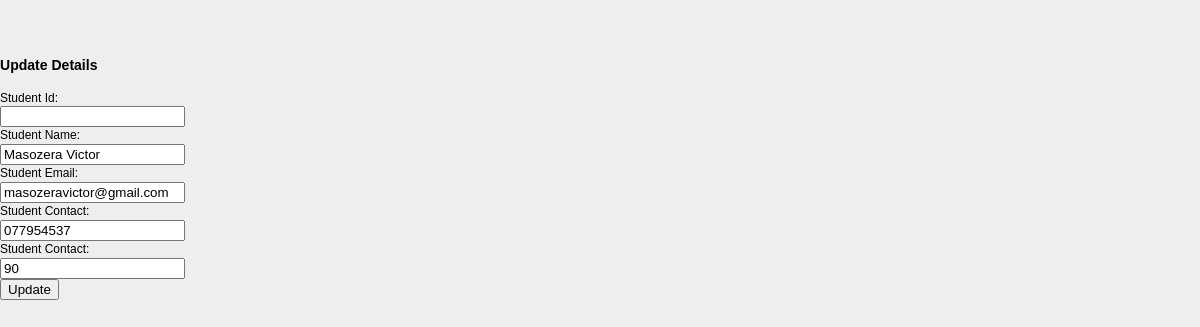
Page /edit/10 on the committed database.
### crudapp/models.py (models this page shows)
class Student(models.Model):
    sid = models.CharField(max_length=20)
    name    = models.CharField(max_length=100)
    email   = models.EmailField()
    contact = models.CharField(max_length=15)
    marks   = models.CharField(max_length=15)

### crudapp/views.py (the view)
# urls.py: path('edit/<int:id>', views.edit),
def edit(request, id):
    student = Student.objects.get(id=id)
    return render(request,'crudapp/edit.html', {'student':student})

### crudapp/templates/crudapp/edit.html (shortened to what this page needs)
{% load static %}
<!DOCTYPE html>
<html lang="en">
<head>
    <link rel="stylesheet" href="{% static 'css/style.css' %}"/>
</head>
<body>
<form method="POST" class="post-form" action="/update/{{student.id}}">
    <div class="container">
<br>
    <div class="form-group row">
    <div class="col-sm-4">
    <h3>Update Details</h3>
    </div>
  </div>
    <div class="form-group row">
    <label class="col-sm-2 col-form-label">Student Id:</label>
    <div class="col-sm-4">
        <input type="text" name="sid" id="id_sid" required maxlength="20" value="{{ stuudent.sid }}"/>
    </div>
  </div>
  <div class="form-group row">
    <label class="col-sm-2 col-form-label">Student Name:</label>
    <div class="col-sm-4">
        <input type="text" name="name" id="id_name" required maxlength="100" value="{{ student.name }}" />
    </div>
  </div>
    <div class="form-group row">
    <label class="col-sm-2 col-form-label">Student Email:</label>
    <div class="col-sm-4">
        <input type="email" name="email" id="id_email" required maxlength="254" value="{{ student.email }}" />
    </div>
  </div>
    <div class="form-group row">
    <label class="col-sm-2 col-form-label">Student Contact:</label>
    <div class="col-sm-4">
        <input type="text" name="contact" id="id_contact" required maxlength="15" value="{{ student.contact }}" />
    </div>
  </div>
  <div class="form-group row">
    <label class="col-sm-2 col-form-label">Student Contact:</label>
    <div class="col-sm-4">
        <input type="text" name="marks" id="id_marks" required maxlength="15" value="{{ student.marks }}" />
    </div>
  </div>
    <div class="form-group row">
    <div class="col-sm-4">
    <button type="submit" class="btn btn-success">Update</button>
    </div>
  </div>
    </div>
</form>
</body>
</html>

### crudapp/static/css/style.css (style rules this page uses)
body { font:12px/1.4 Verdana,Arial; background:#eee; height:100%; margin:25px 0; padding:0 }

### rows in the picture
Student: name "Masozera Victor", email "masozeravictor@gmail.com", contact "077954537", marks "90"
